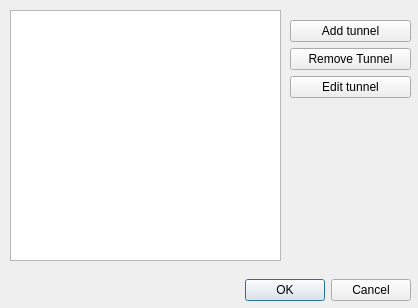
<?xml version="1.0" encoding="UTF-8"?>
<ui version="4.0">
 <class>DialogTunnels</class>
 <widget class="QDialog" name="DialogTunnels">
  <property name="geometry">
   <rect>
    <x>0</x>
    <y>0</y>
    <width>418</width>
    <height>308</height>
   </rect>
  </property>
  <property name="windowTitle">
   <string>Tunnels</string>
  </property>
  <widget class="QDialogButtonBox" name="buttonBox">
   <property name="geometry">
    <rect>
     <x>10</x>
     <y>270</y>
     <width>401</width>
     <height>41</height>
    </rect>
   </property>
   <property name="orientation">
    <enum>Qt::Orientation::Horizontal</enum>
   </property>
   <property name="standardButtons">
    <set>QDialogButtonBox::StandardButton::Cancel|QDialogButtonBox::StandardButton::Ok</set>
   </property>
  </widget>
  <widget class="QListWidget" name="listWidget">
   <property name="geometry">
    <rect>
     <x>10</x>
     <y>10</y>
     <width>271</width>
     <height>251</height>
    </rect>
   </property>
  </widget>
  <widget class="QWidget" name="verticalLayoutWidget">
   <property name="geometry">
    <rect>
     <x>290</x>
     <y>20</y>
     <width>121</width>
     <height>241</height>
    </rect>
   </property>
   <layout class="QVBoxLayout" name="verticalLayout">
    <item>
     <widget class="QPushButton" name="pushButton_add_tunnel">
      <property name="text">
       <string>Add tunnel</string>
      </property>
     </widget>
    </item>
    <item>
     <widget class="QPushButton" name="pushButton_remove_tunnel">
      <property name="text">
       <string>Remove Tunnel</string>
      </property>
     </widget>
    </item>
    <item>
     <widget class="QPushButton" name="pushButton_edit_tunnel">
      <property name="text">
       <string>Edit tunnel</string>
      </property>
     </widget>
    </item>
    <item>
     <spacer name="verticalSpacer">
      <property name="orientation">
       <enum>Qt::Orientation::Vertical</enum>
      </property>
      <property name="sizeHint" stdset="0">
       <size>
        <width>20</width>
        <height>40</height>
       </size>
      </property>
     </spacer>
    </item>
   </layout>
  </widget>
 </widget>
 <resources/>
 <connections>
  <connection>
   <sender>buttonBox</sender>
   <signal>accepted()</signal>
   <receiver>DialogTunnels</receiver>
   <slot>accept()</slot>
   <hints>
    <hint type="sourcelabel">
     <x>248</x>
     <y>254</y>
    </hint>
    <hint type="destinationlabel">
     <x>157</x>
     <y>274</y>
    </hint>
   </hints>
  </connection>
  <connection>
   <sender>buttonBox</sender>
   <signal>rejected()</signal>
   <receiver>DialogTunnels</receiver>
   <slot>reject()</slot>
   <hints>
    <hint type="sourcelabel">
     <x>316</x>
     <y>260</y>
    </hint>
    <hint type="destinationlabel">
     <x>286</x>
     <y>274</y>
    </hint>
   </hints>
  </connection>
 </connections>
</ui>
